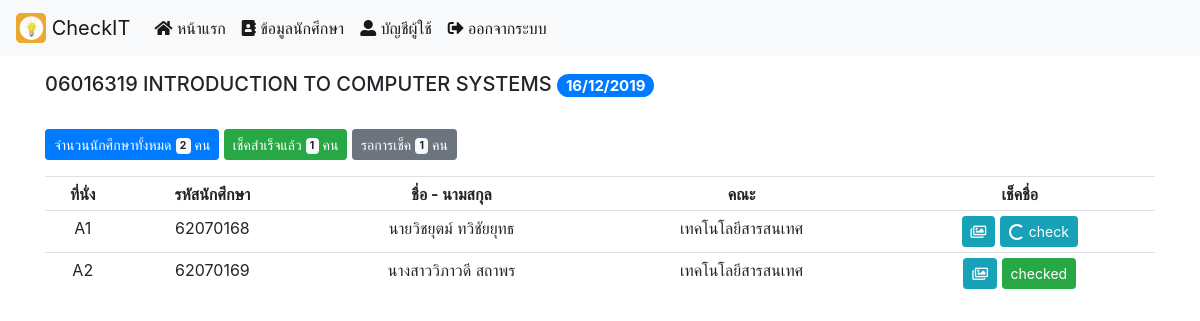
/main.php?q=checked&uid=2 (signed in), run on the app's committed database.
### tables this page shows
CREATE TABLE `classroom` (
  `class_id` int(4) NOT NULL,
  `class_date` date NOT NULL,
  `class_start` time NOT NULL,
  `class_end` time NOT NULL,
  `class_subjectid` varchar(8) NOT NULL,
  `class_subject` varchar(100) NOT NULL,
  `class_fac` varchar(100) NOT NULL,
  `class_term` int(2) NOT NULL,
  `class_year` int(4) NOT NULL,
  `class_building` varchar(30) NOT NULL,
  `class_room` varchar(30) NOT NULL,
  `class_status` varchar(30) NOT NULL,
  `class_email` varchar(50) NOT NULL,
  `class_timestamp` timestamp NOT NULL DEFAULT CURRENT_TIMESTAMP
);

CREATE TABLE `checked` (
  `c_id` int(4) NOT NULL,
  `c_sid` int(8) NOT NULL,
  `c_pre` varchar(30) NOT NULL,
  `c_first` varchar(50) NOT NULL,
  `c_last` varchar(50) NOT NULL,
  `c_fac` varchar(100) NOT NULL,
  `c_seat` varchar(3) NOT NULL,
  `c_session` int(4) NOT NULL,
  `c_checked` varchar(30) NOT NULL DEFAULT 'รอการเช็ค',
  `c_timestamp` timestamp NOT NULL DEFAULT CURRENT_TIMESTAMP
);

### main.php (the view, shortened to what this page needs)
<?php
require 'connection.php';
?>
<!doctype html>
<html lang="en">
  <head>
    <link rel="stylesheet" href="https://stackpath.bootstrapcdn.com/bootstrap/4.4.1/css/bootstrap.min.css">
    <link rel="stylesheet" href="https://use.fontawesome.com/releases/v5.6.3/css/all.css">
  </head>
  <body>
    <nav class="navbar navbar-expand-lg navbar-light bg-light fixed-top">
      <a class="navbar-brand" href="index.php">
        <img src="pictures/logo.jpg" width="30" height="30" class="d-inline-block align-top" alt="">
        CheckIT
      </a>
      <div class="collapse navbar-collapse" id="navbarSupportedContent">
        <ul class="navbar-nav mr-auto">
          <li class="nav-item active">
            <a class="nav-link" href="main.php"><i class="fas fa-home"></i> หน้าแรก</a>
          </li>
          <li class="nav-item active">
            <a class="nav-link" href="main.php?q=student"><i class="fas fa-address-book"></i> ข้อมูลนักศึกษา</a>
          </li>
          <li class="nav-item active">
            <a class="nav-link" href="main.php?q=profile"><i class="fas fa-user-alt"></i> บัญชีผู้ใช้</a>
          </li>
          <li class="nav-item active">
            <a class="nav-link" href="app.php?func=logout"><i class="fas fa-sign-out-alt"></i> ออกจากระบบ</a>
          </li>
        </ul>
      </div>
    </nav>
    <br><br><br>
    <?php if (isset($_GET['q']) and $_GET['q'] == 'checked') { ?>
    <div class="container">
      <?php
      $uid = $_GET['uid'];
      $q = "SELECT * FROM classroom WHERE class_id='$uid'";
      $resq = mysqli_query($dbcon, $q);
      $rowq = mysqli_fetch_array($resq, MYSQLI_ASSOC);
      $ch = 'รอการเช็ค';
      $ched = 'เช็คแล้ว';
      $c = "SELECT COUNT(c_id) AS countcheck FROM checked WHERE c_session='$uid' AND c_checked='$ch'";
      $resc = mysqli_query($dbcon, $c);
      $rowc = mysqli_fetch_array($resc, MYSQLI_ASSOC);
      $c2 = "SELECT COUNT(c_id) AS countchecked FROM checked WHERE c_session='$uid' AND c_checked='$ched'";
      $resc2 = mysqli_query($dbcon, $c2);
      $rowc2 = mysqli_fetch_array($resc2, MYSQLI_ASSOC);
      $c3 = "SELECT COUNT(c_id) AS countall FROM checked WHERE c_session='$uid'";
      $resc3 = mysqli_query($dbcon, $c3);
      $rowc3 = mysqli_fetch_array($resc3, MYSQLI_ASSOC);
       ?>
      <p class="h5"><span class="h5 text-capitalize"><?php echo $rowq['class_subjectid']." ".$rowq['class_subject']." <span class='badge badge-pill badge-primary'>".date("d/m/Y", strtotime($rowq['class_date'])); ?></span></span></p><br>
      <p>
        <button type="button" class="btn btn-primary btn-sm"> จำนวนนักศึกษาทั้งหมด <span class="badge badge-light"><?php echo $rowc3['countall'] ?></span> คน</button>
        <button type="button" class="btn btn-success btn-sm"> เช็คสำเร็จแล้ว <span class="badge badge-light"><?php echo $rowc['countcheck']; ?></span> คน</button>
        <button type="button" class="btn btn-secondary btn-sm"> รอการเช็ค <span class="badge badge-light"><?php echo $rowc2['countchecked']; ?></span> คน</button>
      </p>
      <table class="table table-hover table-sm" align="center">
        <thead>
          <tr>
            <td align="center" valign="baseline"><strong> ที่นั่ง </strong></td>
            <td align="center" valign="baseline"><strong> รหัสนักศึกษา </strong></td>
            <td align="center" valign="baseline"><strong> ชื่อ - นามสกุล </strong></td>
            <td align="center" valign="baseline"><strong> คณะ </strong></td>
            <td align="center" valign="baseline"><strong> เช็คชื่อ </strong></td>
          </tr>
        </thead>
        <tbody>
          <?php
          $q = "SELECT * FROM checked INNER JOIN student ON checked.c_sid=student.stu_sid WHERE c_session='$uid' ORDER BY c_sid ASC";
          $resq = mysqli_query($dbcon, $q);
          while ($rowq = mysqli_fetch_array($resq, MYSQLI_ASSOC)) {
          ?>
          <tr>
            <td align="center" valign="baseline"> <?php echo $rowq['c_seat']; ?> </td>
            <td align="center" valign="baseline"> <?php echo $rowq['c_sid']; ?> </td>
            <td align="center" valign="baseline"> <?php echo $rowq['c_pre'].$rowq['c_first']." ".$rowq['c_last']; ?>
            </td>
            <td align="center" valign="baseline"> <?php echo $rowq['c_fac']; ?> </td>
            <td align="center" valign="baseline">
              <a href="student/<?php echo $rowq['stu_img']; ?>" target="_blank">
              <button type="button" class="btn btn-sm btn-info">
                <i class="far fa-images"></i>
              </button>
              </a>
               <a href="app.php?func=checking&uid=<?php echo $rowq['c_id']; ?>&check=<?php echo $rowq['c_checked']; ?>&room=<?php echo $uid; ?>">
              <?php
              if ($rowq['c_checked'] == 'รอการเช็ค'){
               ?>
              <button class="btn btn-info btn-sm" type="button">
                <span class="spinner-border spinner-border-sm" role="status" aria-hidden="true"></span>
                check
              </button>
            <?php }else{ ?>
              <button class="btn btn-success btn-sm" type="button">
                checked
              </button>
            <?php } ?>
              </a></td>
          </tr>
          <?php } mysqli_free_result($resq); ?>
        </tbody>
      </table>
    </div>
    <?php } ?>
  </body>
</html>

### data on the page
classroom: class_subjectid "06016319", class_subject "INTRODUCTION TO COMPUTER SYSTEMS", class_date "16/12/2019"
checked: c_seat "A1", c_sid "62070168", c_pre "นาย", c_first "วิชยุตม์", c_last "ทวิชัยยุทธ", c_fac "เทคโนโลยีสารสนเทศ", c_checked "รอการเช็ค" (drawn)
checked: c_seat "A2", c_sid "62070169", c_pre "นางสาว", c_first "วิภาวดี", c_last "สถาพร", c_fac "เทคโนโลยีสารสนเทศ", c_checked "checked"

### other printed values
$rowc3['countall'] "2"
$rowc['countcheck'] "1"
$rowc2['countchecked'] "1"
